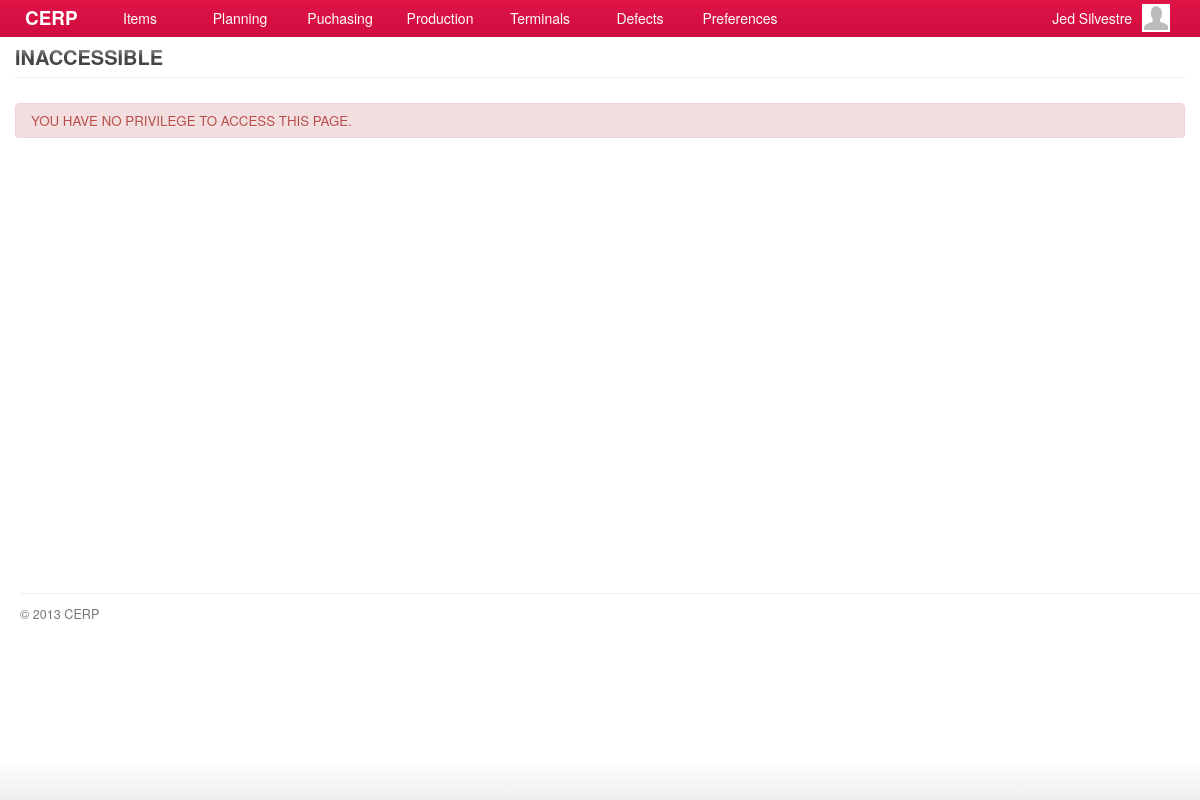
The app's page /account/report-purchases.php (signed in), older data.
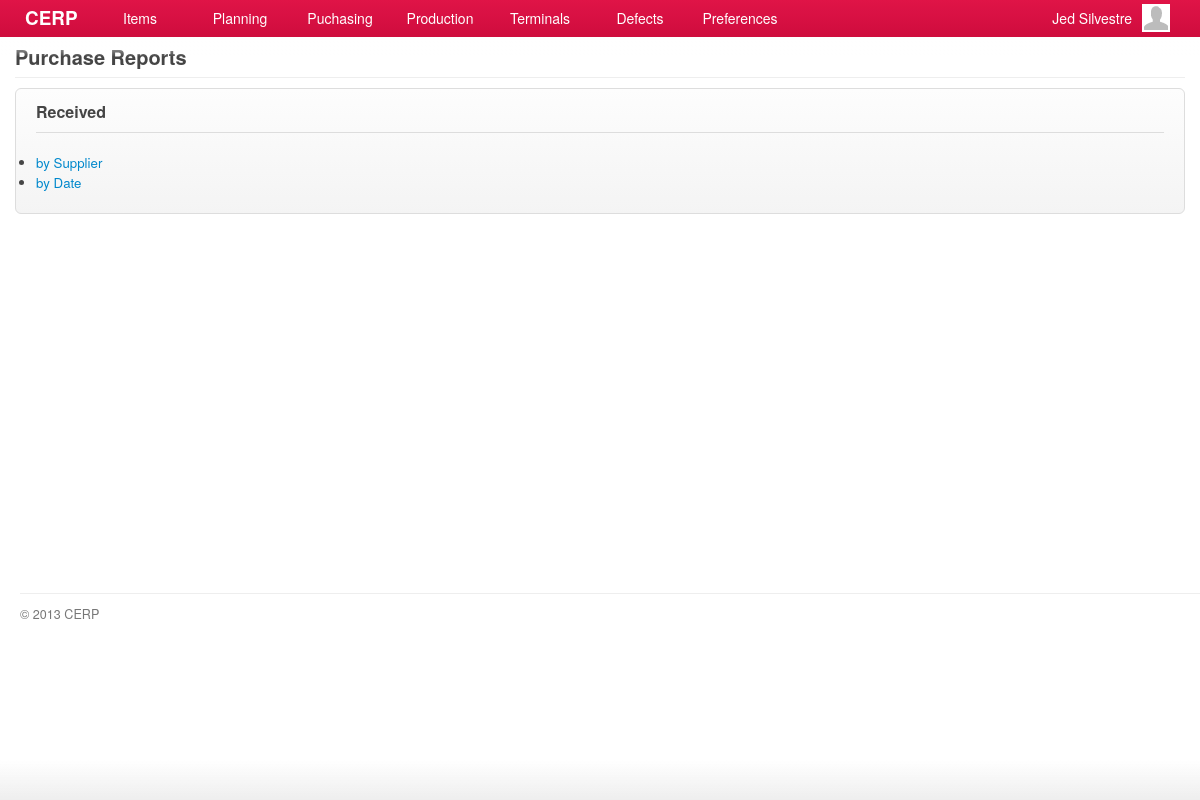
The same page, newer data.
### tables this page shows
CREATE TABLE `capabilities` (
  `id` int(11) NOT NULL AUTO_INCREMENT,
  `title` varchar(45) DEFAULT NULL,
  `name` varchar(45) DEFAULT NULL,
  `capability` varchar(45) DEFAULT NULL,
  `url` varchar(45) DEFAULT NULL,
  `parent` int(11) DEFAULT NULL,
  PRIMARY KEY (`id`)
);

### include/general.class.php (called while the page is built, shortened)
<?php
require('database.class.php');
require('capabilities.class.php');
require('role.class.php');
$DB				= new MySQL;
  $DB->database	= "cerpdb";
  $DB->username	= "cerpuser";
  $DB->password	= "cerpuser";
  $DB->hostname	= "localhost";
$Capabilities	= new Capabilities($DB);
$Signed			= $_SESSION['user'];
$Role		= new Role($DB, $Signed['id']);
?>

### include/role.class.php (called while the page is built, shortened)
<?php
class Role
{
	private $DB;
	private $user_id;
	function Role($db, $uid) {
  	$this->DB = $db;
		$this->user_id = $uid;
  }
	function isCapableByName($cap_name) {
		foreach ($this->getUserRoles() as $user_role) {
			$result = $this->DB->Find('role_capabilities', array(
						  			'columns' 		=> 'role_capabilities.*',
						  			'joins' => 'INNER JOIN capabilities ON capabilities.id = role_capabilities.capability_id',
						  	    'conditions' 	=> 'capabilities.capability="'. $cap_name .'" AND role_id='. $user_role['role_id']));
			if(isset($result)) {
				return TRUE;
			}
		}
	}
	function getUserRoles() {
		$result = $this->DB->Get('user_roles', array(
						  			'columns' 		=> 'user_roles.role_id, roles.name',
						  			'joins' => 'INNER JOIN roles ON roles.id = user_roles.role_id',
						  	    'conditions' 	=> 'user_roles.user_id='. $this->user_id));
		if(isset($result)) {
			return $result;
		}
	}
}

### include/database.class.php (called while the page is built, shortened)
<?php
class MySQL {
  public $username	= "cerpuser";
  public $password	= "cerpuser";
  public $hostname	= "localhost";
  public function Connect() {
    $conn = mysql_connect($this->hostname, $this->username, $this->password) or die("<br/><span class='notice'><p class='error'><strong>ERROR!</strong> Unable to connect to MySQL! </p></span>");
    return $conn;
  }
  public function Query($sql) {
  	$conn = $this->Connect();
    $result = mysql_query($sql, $conn);
	return $result;
  }
	function Find($table, $args='') {
  	if (isset($args)) {
  	  $args['columns'] = (isset($args['columns']) ? $args['columns'] : '*');
  	  $args['joins'] = (isset($args['joins']) ? $args['joins'] : '');
	 	 	$args['conditions'] = ($args['conditions'] == '' ? '' : 'where '.$args['conditions']);
		}
		$sql = "SELECT ".$args['columns']." FROM ".$table." ".$args['joins']." ".$args['conditions'];
		$row = $this->IsEmpty($this->Query($sql));
		if($row == null) { return null; }
		return mysql_fetch_array($row);
  }
  function Get($table, $args='') {
  	if (isset($args)) {
  	  $args['columns'] = (isset($args['columns']) ? $args['columns'] : '*');
  	  $args['joins'] = (isset($args['joins']) ? $args['joins'] : '');
		  $args['conditions'] = ($args['conditions'] == '' ? '' : 'WHERE '.$args['conditions']);
  	  $args['order'] = (isset($args['order']) ? ' ORDER BY '.$args['order'] : '');
  	  $args['limit'] = (isset($args['limit']) ? ' LIMIT '.$args['limit'] : '');
  	  $args['group'] = (isset($args['group']) ? ' GROUP BY '.$args['group'] : '');
		}
		$data = array();
		$sql = "SELECT ".$args['columns']." FROM ".$table." ".$args['joins']." ".$args['conditions']." ".$args['group']." ".$args['order']." ".$args['limit'];
		$result = $this->IsEmpty($this->Query($sql));
		if(!empty($result)) {
	      while ($row = mysql_fetch_array($result)) {
	        $data[] = $row;
	      }
		}
		return $data;
  }
  private function IsEmpty($result) {
    if(mysql_num_rows($result) > 0) return $result;
    return null;
  }
}

### include/capabilities.class.php (called while the page is built, shortened)
<?php
class Capabilities {
  private $DB;
	public $All;
	function Capabilities($db) {
		$this->DB = $db;
		$this->GetCapabilities();
	}
  function GetTitle() {
    global $capability_key;
	return $this->All[$capability_key]['title'];
  }
	function GetCapabilities() {
		$capabilities = $this->DB->Get('capabilities', array(
					  			'columns' 		=> 'id, capability, title, name, parent, url',
					  	    'conditions' 	=> 'parent IS NOT null ORDER BY parent'));
		$all = array();
		foreach ($capabilities as $cap) {
			$all[$cap['capability']] = array('title' => $cap['title'],'name' => $cap['name'], 'url' => $cap['url'], 'parent' => $cap['parent']);
		}
		$this->All = $all;
	}
}

### account/report-purchases.php (the view, shortened to what this page needs)
<?php
  $capability_key = 'show_purchase_reports';
  require('header.php');
	$allowed = $Role->isCapableByName($capability_key);
	if(!$allowed) {
		require('inaccessible.php');
	}else{
?>
	<div id="page">
		<div id="page-title">
    	<h2>
      	<span class="title"><?php echo $Capabilities->GetTitle(); ?></span>
      </h2>
		</div>
    <div id="content">
      <form id="form-name" action="<?php host($Capabilities->GetUrl()) ?>" method="POST" class="form-container">
				<h3 class="form-title">Received</h3>
      	<ul>
      		<li><a href="#">by Supplier</a></li>
      		<li><a href="#">by Date</a></li>
      	</ul>
      </form>
		</div>
	</div>
<?php }
require('footer.php'); ?>

### account/inaccessible.php (shortened to what this page needs)
<div id="page">
	<div id="page-title">
  	<h2>
    	<span class="title">INACCESSIBLE</span>
    </h2>
	</div>
	<div id="content"><br/>
		<span class="notice">
      <p class="error">YOU HAVE NO PRIVILEGE TO ACCESS THIS PAGE.</p>
    </span>
	</div>
</div>

Row changes from the older to the newer data that the page shows:
added capabilities: title "Purchase Reports"
Text that changed along with them:
text no longer shown: "INACCESSIBLE YOU HAVE NO PRIVILEGE TO ACCESS THIS PAGE."
text now shown: "Received by Supplier by Date"
